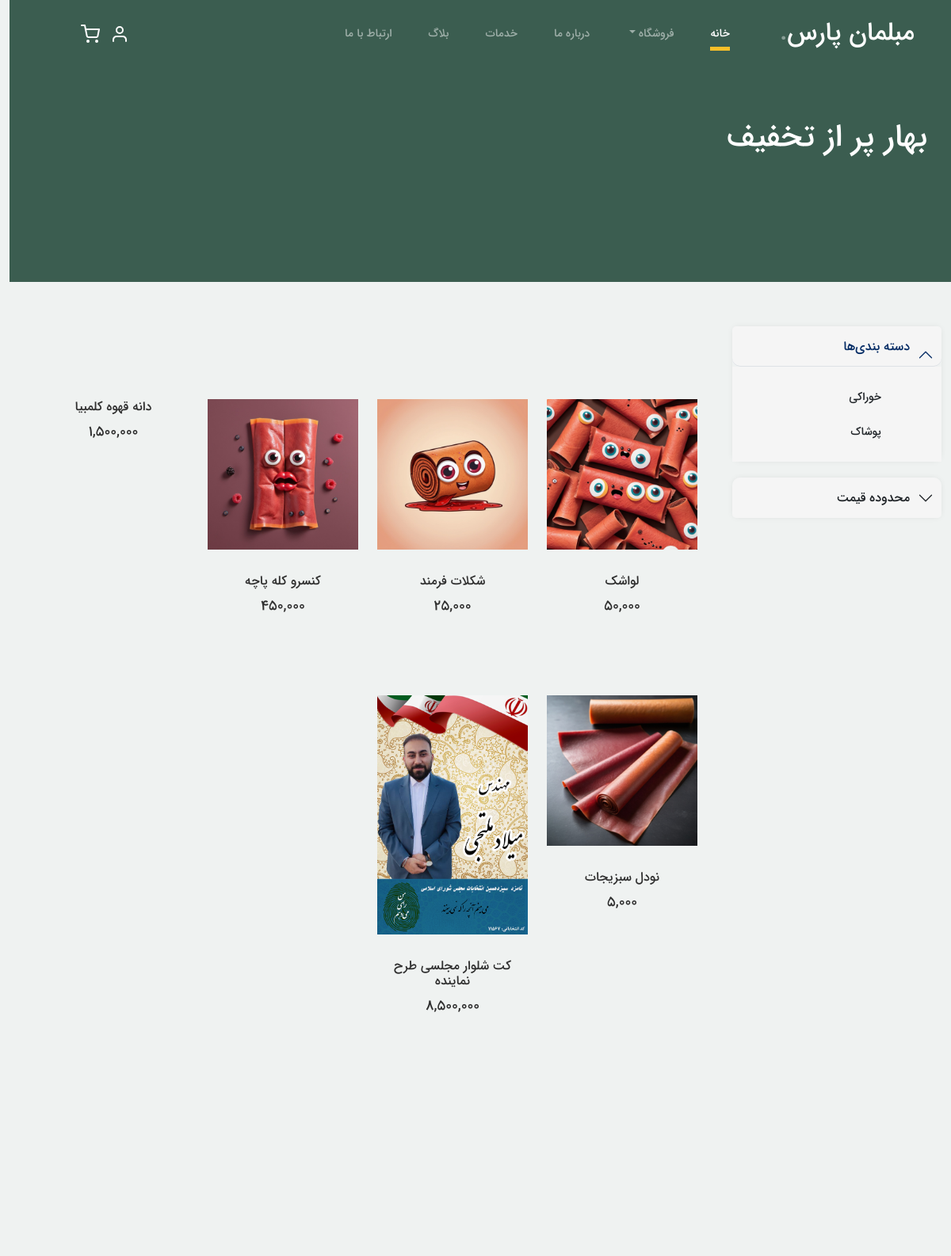
The page /store/ (upper part) on the database as committed earlier.
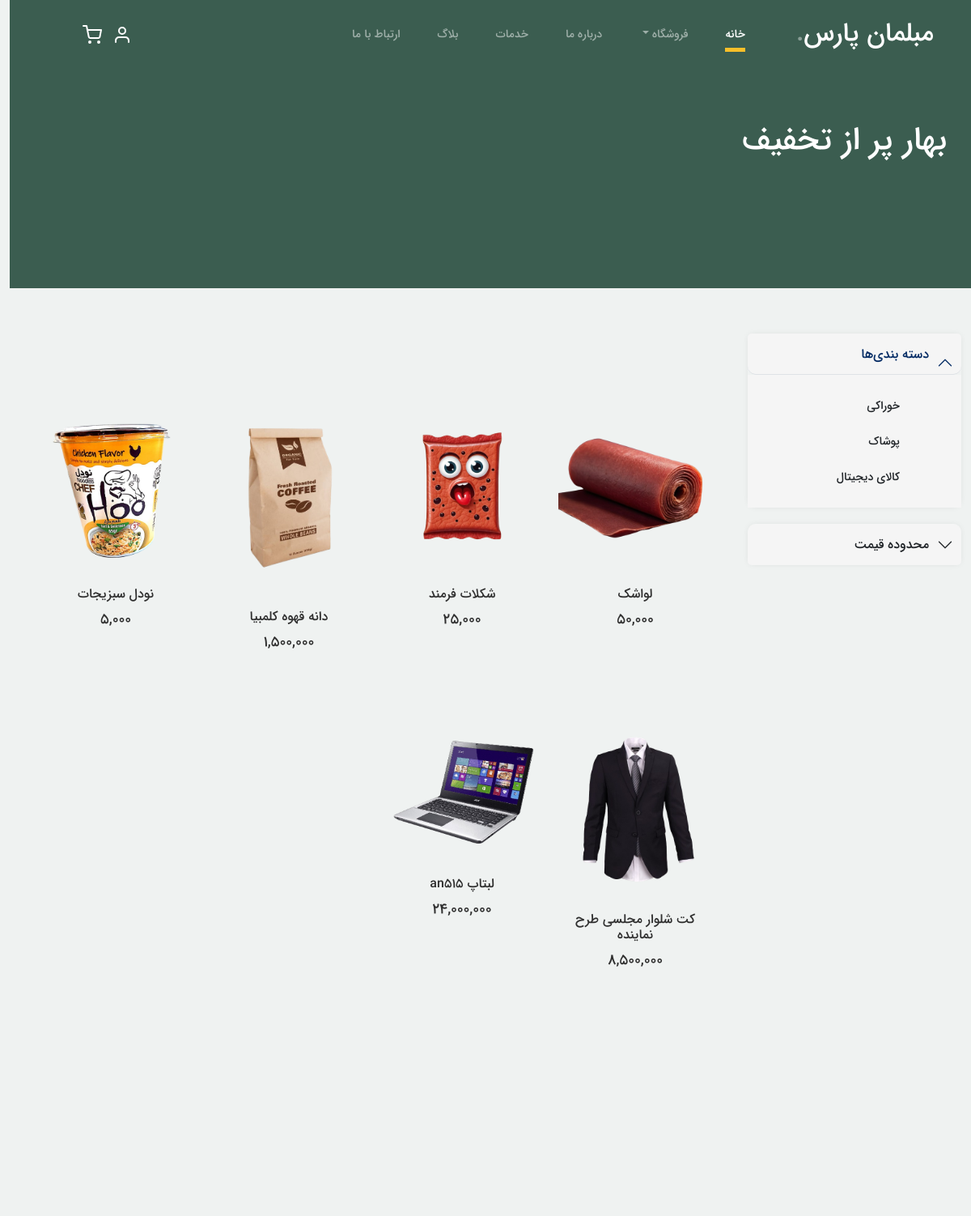
The same page on the database as committed later.
### category/models.py (models this page shows, shortened)
class Category(models.Model):
    name = models.CharField(max_length=200, blank=False)
    slug = models.SlugField(max_length=200, blank = False, unique = True)
    description = models.TextField(blank = True)
    image = models.ImageField(upload_to='photos/category')
    class Meta:
        verbose_name = 'category'
        verbose_name_plural = 'categories'
    def get_url(self,):
        return reverse( 'store_by_category', args=(self.slug,))

### store/models.py (models this page shows, shortened)
class Product(models.Model):
    name          = models.CharField( max_length=50)
    slug          = models.SlugField( unique=True)
    description   = models.TextField(blank=True)
    price         = models.DecimalField( max_digits=20, decimal_places=0)
    image         = models.ImageField(upload_to='photos/product', blank=True)
    stock         = models.IntegerField()
    is_available  = models.BooleanField(default=True)
    category      = models.ForeignKey(Category, on_delete=models.CASCADE)
    created_date  = models.DateTimeField( auto_now_add=True)
    modified_date = models.DateTimeField( auto_now=True)
    product_gallery = models.ManyToManyField(productImage, blank=True)
    def get_url(self,):
        return reverse( 'product_details', args=(self.category.slug, self.slug))

### store/views.py (the view)
# urls.py: path('store/', include('store.urls')),
def store(request, category_slug=None):
    if category_slug is None:
        products = Product.objects.all()
    else:
        cat = get_object_or_404(Category, slug=category_slug)
        products = Product.objects.filter(category=cat)
    template = loader.get_template('store.html')
    context = {
        'all_products': products
    }
    return HttpResponse( template.render(context, request))

### category/context_processors.py (called while the page is built)
def product_categories(request):
    cats = Category.objects.all()
    return {'product_categories': cats}

### store/templates/store.html (shortened to what this page needs)
{% extends "base.html" %}
{% load static %}
{% block content %}
			<div class="hero">
				<div class="container">
					<div class="row justify-content-between">
						<div class="col-lg-5">
							<div class="intro-excerpt">
								<h1>بهار پر از تخفیف</h1>
							</div>
						</div>
						<div class="col-lg-7">
						</div>
					</div>
				</div>
			</div>
		<div class="row  main-container">
			<div class="col-sm-3 p-3 container">
				<div class="accordion" id="accordionPanelsStayOpenExample">
					<div class="accordion-item">
					  <h2 class="accordion-header">
						<button class="accordion-button" type="button" data-bs-toggle="collapse" data-bs-target="#panelsStayOpen-collapseOne" aria-expanded="true" aria-controls="panelsStayOpen-collapseOne">
						  دسته بندی‌ها
						</button>
					  </h2>
					  <div id="panelsStayOpen-collapseOne" class="accordion-collapse collapse show">
						<div class="accordion-body">
							<ul class="list-group bg-transparent">
								{% for category in product_categories%}
									<li class="list-group-item border-0 bg-transparent">
										<a class="nav-link " href="{{category.get_url}}">{{category.name}}</a>
									</li>
								{% endfor %}
							</ul>
						</div>
					  </div>
					</div>
					<div class="accordion-item">
					  <h2 class="accordion-header">
						<button class="accordion-button collapsed" type="button" data-bs-toggle="collapse" data-bs-target="#panelsStayOpen-collapseTwo" aria-expanded="false" aria-controls="panelsStayOpen-collapseTwo">
						  محدوده قیمت
						</button>
					  </h2>
					</div>
				  </div>
			</div>
			<div class="col-sm-9 p-3 bg-tran">
				<div class="untree_co-section product-section before-footer-section">
					<div class="container">
						<div class="row">
							{% for product in all_products %}
								<div class="col-12 col-md-4 col-lg-3 mb-5">
									<a class="product-item" href={{product.get_url}}>
										{% if product.image%}
											<img src={{product.image.url}} class="img-fluid product-thumbnail">
										{% endif %}
										<h3 class="product-title">{{product.name}}</h3>
										<strong class="product-price">{{product.price}}</strong>
								</div>
							{% endfor %}
						</div>
					</div>
				</div>
			</div>
		  </div>
{% endblock %}

### templates/base.html (shortened to what this page needs)
{% load static %}
<!DOCTYPE html>
<html lang="en">
<head>
		<link href={% static "css/bootstrap.min.css" %} rel="stylesheet">
		<link href="https://cdnjs.cloudflare.com/ajax/libs/font-awesome/6.0.0-beta3/css/all.min.css" rel="stylesheet">
		<link href={% static "css/tiny-slider.css" %} rel="stylesheet">
		<link href={% static "css/style.css"%} rel="stylesheet">
	</head>
	<body>
    {% include "header.html" %}
    {% block content %}
    {% endblock %}
  </body>
</html>

### templates/header.html (shortened to what this page needs)
{% load static %}
<nav class="custom-navbar navbar navbar navbar-expand-md navbar-dark bg-dark" arial-label="Furni navigation bar">
    <div class="container">
        <a class="navbar-brand" href="http://127.0.0.1:8000/">مبلمان پارس<span>.</span></a>
        <div class="collapse navbar-collapse" id="navbarsFurni">
            <ul class="custom-navbar-nav navbar-nav ms-auto mb-2 mb-md-0">
                <li class="nav-item active">
                    <a class="nav-link" href="http://127.0.0.1:8000/">خانه</a>
                </li>
                <li class="">
                    <div class="dropdown show">
                        <a class="nav-link dropdown-toggle" href="#" role="button" data-bs-toggle="dropdown" aria-expanded="false">
                          فروشگاه
                        </a>
                      </div>
                </li>
                <li><a class="nav-link" href="about.html">درباره ما</a></li>
                <li><a class="nav-link" href="services.html">خدمات</a></li>
                <li><a class="nav-link" href="blog.html">بلاگ</a></li>
                <li><a class="nav-link" href="contact.html">ارتباط با ما</a></li>
            </ul>
            <ul class="custom-navbar-cta navbar-nav mb-2 mb-md-0 ms-5">
                <li><a class="nav-link" href="#"><img src={% static "images/user.svg" %}></a></li>
                <li><a class="nav-link" href="cart.html"><img src={% static "images/cart.svg"%}></a></li>
            </ul>
        </div>
    </div>
</nav>

### templates/footer.html (shortened to what this page needs)
{% load static %}

### globalstatic/css/style.css (style rules this page uses)
body { overflow-x: hidden; position: relative; }
body { font-family: "iransans", sans-serif; font-weight: 400; line-height: 28px; color: #6a6a6a; font-size: 14px; direction: rtl; background-color: #eff2f1; }
a { text-decoration: none; -webkit-transition: .3s all ease; -o-transition: .3s all ease; transition: .3s all ease; color: #2f2f2f; text-decoration: underline; }
.custom-navbar { background: #3b5d50 !important; padding-top: 20px; padding-bottom: 20px; }
.custom-navbar .navbar-brand { font-size: 32px; font-weight: 600; }
.custom-navbar .navbar-brand > span { opacity: .4; }
@media (min-width: 992px) { .custom-navbar .custom-navbar-nav li { margin-left: 15px; margin-right: 15px; } }
.custom-navbar .custom-navbar-nav li a { font-weight: 500; color: #ffffff !important; opacity: .5; -webkit-transition: .3s all ease; -o-transition: .3s all ease; transition: .3s all ease; position: relative; }
@media (min-width: 768px) { .custom-navbar .custom-navbar-nav li a:before { content: ""; position: absolute; bottom: 0; left: 8px; right: 8px; background: #f9bf29; height: 5px; opacity: 1; visibility: visible; width: 0; -webkit-transition: .15s all ease-out; -o-transition: .15s all ease-out; transition: .15s all ease-out; } }
.custom-navbar .custom-navbar-nav li.active a { opacity: 1; }
.custom-navbar .custom-navbar-nav li.active a:before { width: calc(100% - 16px); }
.custom-navbar .custom-navbar-cta { margin-left: 0 !important; -webkit-box-orient: horizontal; -webkit-box-direction: normal; -ms-flex-direction: row; flex-direction: row; }
@media (min-width: 768px) { .custom-navbar .custom-navbar-cta { margin-left: 40px !important; } }
.custom-navbar .custom-navbar-cta li { margin-left: 0px; margin-right: 0px; }
.custom-navbar .custom-navbar-cta li:first-child { margin-right: 20px; }
.hero { background: #3b5d50; padding: calc(4rem - 30px) 0 0rem 0; }
@media (min-width: 768px) { .hero { padding: calc(4rem - 30px) 0 4rem 0; } }
@media (min-width: 992px) { .hero { padding: calc(6rem - 30px) 0 8rem 0; } }
.hero .intro-excerpt { position: relative; z-index: 4; }
@media (min-width: 992px) { .hero .intro-excerpt { max-width: 600px; } }
.hero h1 { font-weight: 700; color: #ffffff; margin-bottom: 30px; }
.product-section { padding: 7rem 0; }
.product-section .product-item { text-align: center; text-decoration: none; display: block; position: relative; padding-bottom: 50px; cursor: pointer; }
.product-section .product-item .product-thumbnail { margin-bottom: 30px; position: relative; top: 0; -webkit-transition: .3s all ease; -o-transition: .3s all ease; transition: .3s all ease; }
.product-section .product-item h3 { font-weight: 600; font-size: 16px; }
.product-section .product-item strong { font-weight: 800 !important; font-size: 18px !important; }
.product-section .product-item h3, .product-section .product-item strong { color: #2f2f2f; text-decoration: none; }
.product-section .product-item:before { bottom: 0; left: 0; right: 0; position: absolute; content: ""; background: #dce5e4; height: 0%; z-index: -1; border-radius: 10px; -webkit-transition: .3s all ease; -o-transition: .3s all ease; transition: .3s all ease; }
.before-footer-section { padding: 7rem 0 12rem 0 !important; }
.untree_co-section { padding: 7rem 0; }
.main-container { padding: 20px !important; }
.accordion-button { padding-right: 40px; border-radius: 10px; background-color: rgb(245, 245, 245) !important; }
.accordion-button::after { position: absolute; top: 50%; transform: translateY(-50%); right: 10px; }
.accordion-button.collapsed { background-color: rgb(245, 245, 245) !important; }
.accordion-item { background-color: transparent; border: none; border-radius: 10px; box-shadow: 0px 0px 8px -2px rgba(0,0,0,0.1); }
.accordion-body { background-color: rgb(245, 245, 245); }
.accordion-header { margin-top: 20px; }

Rows that differ between the two databases and show on the page:
removed Product: image (picture), name "کنسرو کله پاچه", price "450,000"
added Category: name "کالای دیجیتال"
changed Product "لواشک": image: a different picture
changed Product "شکلات فرمند": image: a different picture
changed Product "دانه قهوه کلمبیا": image: picture added
changed Product "نودل سبزیجات": image: a different picture
changed Product "کت شلوار مجلسی طرح نماینده": image: a different picture
added Product: image (picture), name "لبتاپ an515", price "24,000,000"
